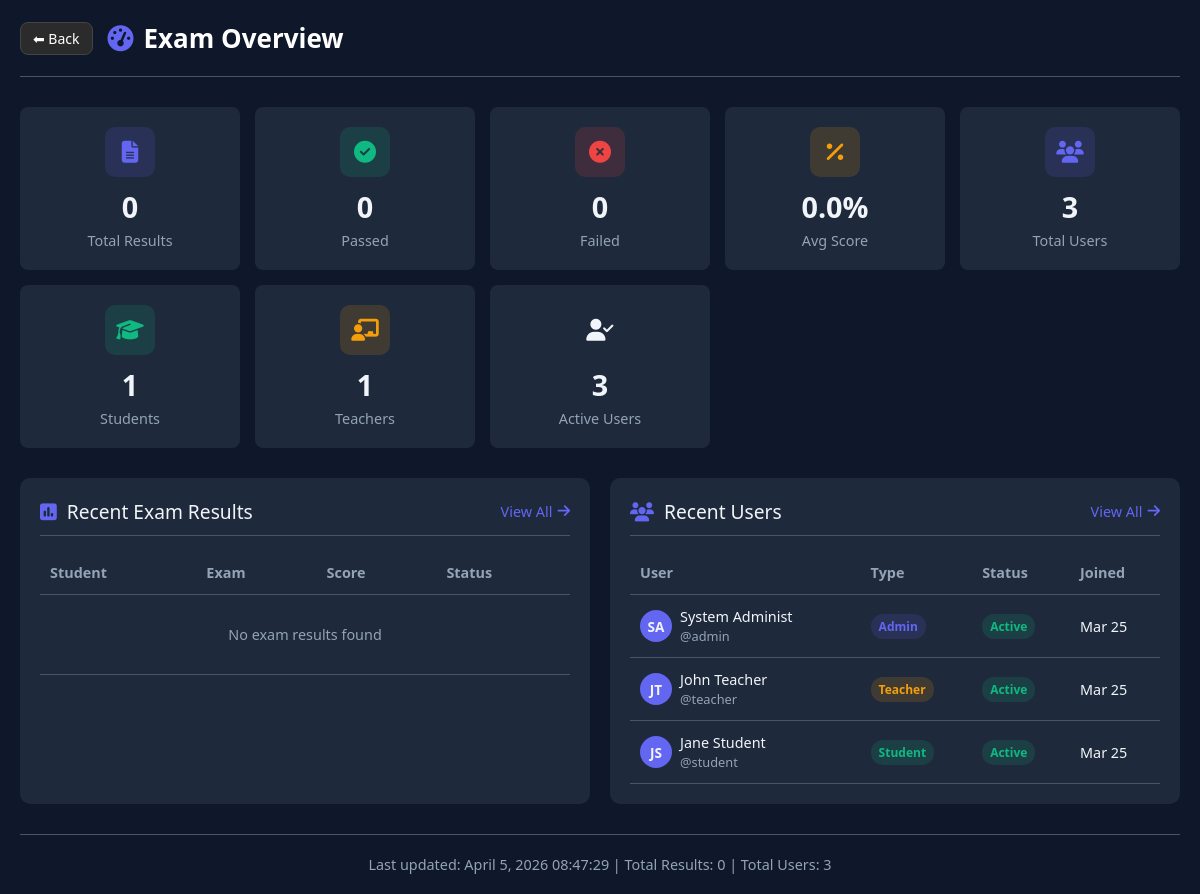
/staff/view_results.php, run on the app's committed database.
### tables this page shows
CREATE TABLE users (
    user_id INT AUTO_INCREMENT PRIMARY KEY,
    username VARCHAR(50) NOT NULL UNIQUE,
    email VARCHAR(100) NOT NULL UNIQUE,
    password_hash VARCHAR(255) NOT NULL,
    full_name VARCHAR(100) NOT NULL,
    user_type ENUM('student', 'teacher', 'admin') NOT NULL DEFAULT 'student',
    phone VARCHAR(20) DEFAULT NULL,
    profile_image VARCHAR(255) DEFAULT NULL,
    is_active TINYINT(1) DEFAULT 1,
    last_login DATETIME DEFAULT NULL,
    created_at TIMESTAMP DEFAULT CURRENT_TIMESTAMP,
    updated_at TIMESTAMP DEFAULT CURRENT_TIMESTAMP ON UPDATE CURRENT_TIMESTAMP,
    
     
    remember_token VARCHAR(64) DEFAULT NULL,
    remember_expires DATETIME DEFAULT NULL,
    
    INDEX idx_username (username),
    INDEX idx_email (email),
    INDEX idx_user_type (user_type)
);

### staff/view_results.php (the view, shortened to what this page needs)
<?php
$host = 'localhost';
$dbname = 'exaam';
$username = 'root';
$password = '';
try {
    $pdo = new PDO("mysql:host=$host;dbname=$dbname", $username, $password);
    $pdo->setAttribute(PDO::ATTR_ERRMODE, PDO::ERRMODE_EXCEPTION);
    $pdo->setAttribute(PDO::ATTR_DEFAULT_FETCH_MODE, PDO::FETCH_ASSOC);
} catch (PDOException $e) {
    die("Database connection failed: " . $e->getMessage());
}
$examResultsQuery = "
    SELECT er.*, e.exam_title, ea.student_email
    FROM exam_results er
    JOIN exams e ON er.exam_id = e.exam_id
    LEFT JOIN exam_attempts ea ON er.attempt_id = ea.attempt_id
    ORDER BY er.completed_at DESC
    LIMIT 20
";
$examResults = $pdo->query($examResultsQuery)->fetchAll();
$statsQuery = "
    SELECT
        COUNT(DISTINCT er.result_id) as total_results,
        COUNT(DISTINCT er.student_name) as total_students,
        AVG(er.percentage) as avg_percentage,
        SUM(CASE WHEN er.status = 'PASS' THEN 1 ELSE 0 END) as passed_count,
        SUM(CASE WHEN er.status = 'FAIL' THEN 1 ELSE 0 END) as failed_count
    FROM exam_results er
";
$stats = $pdo->query($statsQuery)->fetch();
$totalResults = $stats['total_results'];
$passedCount = $stats['passed_count'];
$failedCount = $stats['failed_count'];
$avgPercentage = $stats['avg_percentage'] ? round($stats['avg_percentage'], 1) : 0;
$usersQuery = "SELECT * FROM users ORDER BY created_at DESC LIMIT 15";
$users = $pdo->query($usersQuery)->fetchAll();
$userStatsQuery = "
    SELECT
        COUNT(*) as total_users,
        SUM(CASE WHEN user_type = 'student' THEN 1 ELSE 0 END) as students_count,
        SUM(CASE WHEN user_type = 'teacher' THEN 1 ELSE 0 END) as teachers_count,
        SUM(CASE WHEN is_active = 1 THEN 1 ELSE 0 END) as active_users
    FROM users
";
$userStats = $pdo->query($userStatsQuery)->fetch();
?>
<!DOCTYPE html>
<html lang="en">
<head>
    <link rel="stylesheet" href="https://cdnjs.cloudflare.com/ajax/libs/font-awesome/6.4.0/css/all.min.css">
</head>
<body>
    <div class="container">
        <div class="header">
               <a href="index.php" class="btn-back">⬅ Back</a>
            <h1>
                <i class="fas fa-tachometer-alt"></i>
              Exam Overview
            </h1>
        </div>
        <div class="stats-grid">
            <div class="stat-box">
                <div class="stat-icon results">
                    <i class="fas fa-file-alt"></i>
                </div>
                <div class="stat-value"><?php echo number_format($totalResults); ?></div>
                <div class="stat-label">Total Results</div>
            </div>
            <div class="stat-box">
                <div class="stat-icon passed">
                    <i class="fas fa-check-circle"></i>
                </div>
                <div class="stat-value"><?php echo number_format($passedCount); ?></div>
                <div class="stat-label">Passed</div>
            </div>
            <div class="stat-box">
                <div class="stat-icon failed">
                    <i class="fas fa-times-circle"></i>
                </div>
                <div class="stat-value"><?php echo number_format($failedCount); ?></div>
                <div class="stat-label">Failed</div>
            </div>
            <div class="stat-box">
                <div class="stat-icon avg">
                    <i class="fas fa-percentage"></i>
                </div>
                <div class="stat-value"><?php echo number_format($avgPercentage, 1); ?>%</div>
                <div class="stat-label">Avg Score</div>
            </div>
            <div class="stat-box">
                <div class="stat-icon users">
                    <i class="fas fa-users"></i>
                </div>
                <div class="stat-value"><?php echo number_format($userStats['total_users']); ?></div>
                <div class="stat-label">Total Users</div>
            </div>
            <div class="stat-box">
                <div class="stat-icon students">
                    <i class="fas fa-graduation-cap"></i>
                </div>
                <div class="stat-value"><?php echo number_format($userStats['students_count']); ?></div>
                <div class="stat-label">Students</div>
            </div>
            <div class="stat-box">
                <div class="stat-icon teachers">
                    <i class="fas fa-chalkboard-teacher"></i>
                </div>
                <div class="stat-value"><?php echo number_format($userStats['teachers_count']); ?></div>
                <div class="stat-label">Teachers</div>
            </div>
            <div class="stat-box">
                <div class="stat-icon">
                    <i class="fas fa-user-check"></i>
                </div>
                <div class="stat-value"><?php echo number_format($userStats['active_users']); ?></div>
                <div class="stat-label">Active Users</div>
            </div>
        </div>
        <div class="content-sections">
            <div class="section">
                <div class="section-header">
                    <div class="section-title">
                        <i class="fas fa-poll"></i>
                        Recent Exam Results
                    </div>
                    <a href="#" class="view-all" onclick="viewAllResults()">
                        View All <i class="fas fa-arrow-right"></i>
                    </a>
                </div>
                <div class="table-container">
                    <table>
                        <thead>
                            <tr>
                                <th>Student</th>
                                <th>Exam</th>
                                <th>Score</th>
                                <th>Status</th>
                            </tr>
                        </thead>
                        <tbody>
                            <?php if (empty($examResults)): ?>
                                <tr>
                                    <td colspan="4" style="text-align: center; padding: 30px; color: var(--dark-text-secondary);">
                                        No exam results found
                                    </td>
                                </tr>
                            <?php endif; ?>
                        </tbody>
                    </table>
                </div>
            </div>
            <div class="section">
                <div class="section-header">
                    <div class="section-title">
                        <i class="fas fa-users"></i>
                        Recent Users
                    </div>
                    <a href="#" class="view-all" onclick="viewAllUsers()">
                        View All <i class="fas fa-arrow-right"></i>
                    </a>
                </div>
                <div class="table-container">
                    <table>
                        <thead>
                            <tr>
                                <th>User</th>
                                <th>Type</th>
                                <th>Status</th>
                                <th>Joined</th>
                            </tr>
                        </thead>
                        <tbody>
                            <?php if (empty($users)): ?>
                                <tr>
                                    <td colspan="4" style="text-align: center; padding: 30px; color: var(--dark-text-secondary);">
                                        No users found
                                    </td>
                                </tr>
                            <?php else: ?>
                                <?php foreach ($users as $user): ?>
                                    <?php
                                    $initials = '';
                                    $nameParts = explode(' ', $user['full_name']);
                                    foreach ($nameParts as $part) {
                                        $initials .= strtoupper(substr($part, 0, 1));
                                    }
                                    $initials = substr($initials, 0, 2);
                                    ?>
                                    <tr>
                                        <td>
                                            <div class="user-cell">
                                                <div class="user-avatar"><?php echo $initials; ?></div>
                                                <div>
                                                    <div><?php echo htmlspecialchars(substr($user['full_name'], 0, 15)); ?></div>
                                                    <small style="color: var(--dark-text-secondary); font-size: 0.8rem;">@<?php echo htmlspecialchars($user['username']); ?></small>
                                                </div>
                                            </div>
                                        </td>
                                        <td>
                                            <span class="badge badge-<?php echo $user['user_type']; ?>">
                                                <?php echo ucfirst($user['user_type']); ?>
                                            </span>
                                        </td>
                                        <td>
                                            <span class="badge <?php echo $user['is_active'] ? 'badge-active' : 'badge-inactive'; ?>">
                                                <?php echo $user['is_active'] ? 'Active' : 'Inactive'; ?>
                                            </span>
                                        </td>
                                        <td><?php echo date('M d', strtotime($user['created_at'])); ?></td>
                                    </tr>
                                <?php endforeach; ?>
                            <?php endif; ?>
                        </tbody>
                    </table>
                </div>
            </div>
        </div>
        <div class="footer">
            <p>Last updated: <?php echo date('F j, Y H:i:s'); ?> | Total Results: <?php echo number_format($totalResults); ?> | Total Users: <?php echo number_format($userStats['total_users']); ?></p>
        </div>
    </div>
</body>
</html>

### staff/view_results.php (style rules this page uses)
:root { --primary-color: #6366f1; --primary-dark: #4f46e5; --secondary-color: #10b981; --danger-color: #ef4444; --warning-color: #f59e0b; --dark-bg: #0f172a; --dark-card: #1e293b; --dark-card-hover: #334155; --dark-border: #475569; --dark-text: #f1f5f9; --dark-text-secondary: #94a3b8; }
* { margin: 0; padding: 0; box-sizing: border-box; font-family: 'Segoe UI', Tahoma, Geneva, Verdana, sans-serif; }
body { background-color: var(--dark-bg); color: var(--dark-text); min-height: 100vh; padding: 20px; }
.container { max-width: 1400px; margin: 0 auto; }
.header { margin-bottom: 30px; padding-bottom: 20px; border-bottom: 1px solid var(--dark-border); }
.header h1 { display: flex; align-items: center; gap: 10px; font-size: 1.8rem; }
.header h1 i { color: var(--primary-color); }
.stats-grid { display: grid; grid-template-columns: repeat(auto-fit, minmax(200px, 1fr)); gap: 15px; margin-bottom: 30px; }
.stat-box { background-color: var(--dark-card); border-radius: 8px; padding: 20px; display: flex; flex-direction: column; align-items: center; text-align: center; }
.stat-icon { width: 50px; height: 50px; border-radius: 10px; display: flex; align-items: center; justify-content: center; margin-bottom: 10px; font-size: 22px; }
.stat-icon.results { background-color: rgba(99, 102, 241, 0.15); color: var(--primary-color); }
.stat-icon.passed { background-color: rgba(16, 185, 129, 0.15); color: var(--secondary-color); }
.stat-icon.failed { background-color: rgba(239, 68, 68, 0.15); color: var(--danger-color); }
.stat-icon.avg { background-color: rgba(245, 158, 11, 0.15); color: var(--warning-color); }
.stat-icon.users { background-color: rgba(99, 102, 241, 0.15); color: var(--primary-color); }
.stat-icon.students { background-color: rgba(16, 185, 129, 0.15); color: var(--secondary-color); }
.stat-icon.teachers { background-color: rgba(245, 158, 11, 0.15); color: var(--warning-color); }
.stat-value { font-size: 1.8rem; font-weight: bold; margin-bottom: 5px; }
.stat-label { color: var(--dark-text-secondary); font-size: 0.9rem; }
.content-sections { display: grid; grid-template-columns: 1fr 1fr; gap: 20px; margin-bottom: 30px; }
.section { background-color: var(--dark-card); border-radius: 10px; padding: 20px; overflow: hidden; }
.section-header { display: flex; justify-content: space-between; align-items: center; margin-bottom: 15px; padding-bottom: 10px; border-bottom: 1px solid var(--dark-border); }
.section-title { display: flex; align-items: center; gap: 10px; font-size: 1.2rem; }
.section-title i { color: var(--primary-color); }
.view-all { color: var(--primary-color); text-decoration: none; font-size: 0.9rem; display: flex; align-items: center; gap: 5px; }
.table-container { overflow-x: auto; }
table { width: 100%; border-collapse: collapse; }
th { padding: 12px 10px; text-align: left; font-weight: 600; color: var(--dark-text-secondary); border-bottom: 1px solid var(--dark-border); font-size: 0.9rem; }
td { padding: 12px 10px; border-bottom: 1px solid var(--dark-border); font-size: 0.9rem; }
.badge { padding: 4px 8px; border-radius: 12px; font-size: 0.75rem; font-weight: 600; display: inline-block; }
.badge-student { background-color: rgba(16, 185, 129, 0.15); color: var(--secondary-color); }
.badge-teacher { background-color: rgba(245, 158, 11, 0.15); color: var(--warning-color); }
.badge-admin { background-color: rgba(99, 102, 241, 0.15); color: var(--primary-color); }
.badge-active { background-color: rgba(16, 185, 129, 0.15); color: var(--secondary-color); }
.user-cell { display: flex; align-items: center; gap: 8px; }
.user-avatar { width: 32px; height: 32px; border-radius: 50%; background-color: var(--primary-color); display: flex; align-items: center; justify-content: center; font-weight: bold; font-size: 0.85rem; }
.footer { text-align: center; padding-top: 20px; border-top: 1px solid var(--dark-border); color: var(--dark-text-secondary); font-size: 0.9rem; }
.header { display: flex; align-items: center; gap: 15px; margin-bottom: 30px; }
.btn-back { display: inline-flex; align-items: center; justify-content: center; background-color: #2b2b2b; color: #fff; padding: 6px 12px; border-radius: 8px; font-size: 14px; font-weight: 500; text-decoration: none; border: 1px solid #444; transition: all 0.2s ease; }
.header h1 { font-size: 26px; font-weight: 700; color: #fff; display: flex; align-items: center; gap: 10px; margin: 0; }

### data on the page
users: initials "SA", full_name "System Administ", username "admin", user_type "Admin", is_active "Active", created_at "Mar 25"
users: initials "JT", full_name "John Teacher", username "teacher", user_type "Teacher", is_active "Active", created_at "Mar 25"
users: initials "JS", full_name "Jane Student", username "student", user_type "Student", is_active "Active", created_at "Mar 25"

### other printed values
$totalResults "0"
$passedCount "0"
$failedCount "0"
$avgPercentage "0.0"
$userStats['total_users'] "3"
$userStats['students_count'] "1"
$userStats['teachers_count'] "1"
$userStats['active_users'] "3"
